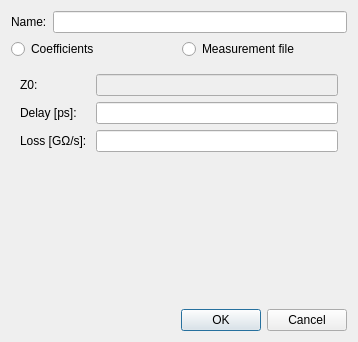
<?xml version="1.0" encoding="UTF-8"?>
<ui version="4.0">
 <class>CalStandardThroughEditDialog</class>
 <widget class="QDialog" name="CalStandardThroughEditDialog">
  <property name="geometry">
   <rect>
    <x>0</x>
    <y>0</y>
    <width>358</width>
    <height>342</height>
   </rect>
  </property>
  <property name="windowTitle">
   <string>Edit Through Standard</string>
  </property>
  <property name="modal">
   <bool>true</bool>
  </property>
  <layout class="QVBoxLayout" name="verticalLayout_2">
   <item>
    <layout class="QFormLayout" name="formLayout_2">
     <item row="0" column="0">
      <widget class="QLabel" name="label">
       <property name="text">
        <string>Name:</string>
       </property>
      </widget>
     </item>
     <item row="0" column="1">
      <widget class="QLineEdit" name="name"/>
     </item>
    </layout>
   </item>
   <item>
    <layout class="QHBoxLayout" name="horizontalLayout">
     <item>
      <widget class="QRadioButton" name="coefficients">
       <property name="text">
        <string>Coefficients</string>
       </property>
       <attribute name="buttonGroup">
        <string notr="true">buttonGroup</string>
       </attribute>
      </widget>
     </item>
     <item>
      <widget class="QRadioButton" name="measurement">
       <property name="text">
        <string>Measurement file</string>
       </property>
       <attribute name="buttonGroup">
        <string notr="true">buttonGroup</string>
       </attribute>
      </widget>
     </item>
    </layout>
   </item>
   <item>
    <widget class="QStackedWidget" name="stackedWidget">
     <property name="currentIndex">
      <number>0</number>
     </property>
     <widget class="QWidget" name="page">
      <layout class="QFormLayout" name="formLayout">
       <item row="0" column="0">
        <widget class="QLabel" name="label_35">
         <property name="text">
          <string>Z0:</string>
         </property>
        </widget>
       </item>
       <item row="0" column="1">
        <widget class="SIUnitEdit" name="Z0">
         <property name="enabled">
          <bool>false</bool>
         </property>
        </widget>
       </item>
       <item row="1" column="0">
        <widget class="QLabel" name="label_21">
         <property name="text">
          <string>Delay [ps]:</string>
         </property>
        </widget>
       </item>
       <item row="1" column="1">
        <widget class="SIUnitEdit" name="delay"/>
       </item>
       <item row="2" column="0">
        <widget class="QLabel" name="label_22">
         <property name="text">
          <string>Loss [GΩ/s]: </string>
         </property>
        </widget>
       </item>
       <item row="2" column="1">
        <widget class="SIUnitEdit" name="loss"/>
       </item>
      </layout>
     </widget>
     <widget class="QWidget" name="page_2">
      <layout class="QVBoxLayout" name="verticalLayout" stretch="0,0,1">
       <item>
        <widget class="QLabel" name="measurementLabel">
         <property name="text">
          <string/>
         </property>
        </widget>
       </item>
       <item>
        <widget class="QPushButton" name="updateFile">
         <property name="enabled">
          <bool>false</bool>
         </property>
         <property name="text">
          <string>Update from file</string>
         </property>
        </widget>
       </item>
       <item>
        <widget class="TouchstoneImport" name="touchstoneImport" native="true"/>
       </item>
      </layout>
     </widget>
    </widget>
   </item>
   <item>
    <widget class="QDialogButtonBox" name="buttonBox">
     <property name="orientation">
      <enum>Qt::Horizontal</enum>
     </property>
     <property name="standardButtons">
      <set>QDialogButtonBox::Cancel|QDialogButtonBox::Ok</set>
     </property>
    </widget>
   </item>
  </layout>
 </widget>
 <customwidgets>
  <customwidget>
   <class>SIUnitEdit</class>
   <extends>QLineEdit</extends>
   <header>CustomWidgets/siunitedit.h</header>
  </customwidget>
  <customwidget>
   <class>TouchstoneImport</class>
   <extends>QWidget</extends>
   <header>CustomWidgets/touchstoneimport.h</header>
   <container>1</container>
  </customwidget>
 </customwidgets>
 <resources/>
 <connections>
  <connection>
   <sender>buttonBox</sender>
   <signal>accepted()</signal>
   <receiver>CalStandardThroughEditDialog</receiver>
   <slot>accept()</slot>
   <hints>
    <hint type="sourcelabel">
     <x>248</x>
     <y>254</y>
    </hint>
    <hint type="destinationlabel">
     <x>157</x>
     <y>274</y>
    </hint>
   </hints>
  </connection>
  <connection>
   <sender>buttonBox</sender>
   <signal>rejected()</signal>
   <receiver>CalStandardThroughEditDialog</receiver>
   <slot>reject()</slot>
   <hints>
    <hint type="sourcelabel">
     <x>316</x>
     <y>260</y>
    </hint>
    <hint type="destinationlabel">
     <x>286</x>
     <y>274</y>
    </hint>
   </hints>
  </connection>
 </connections>
 <buttongroups>
  <buttongroup name="buttonGroup"/>
 </buttongroups>
</ui>
